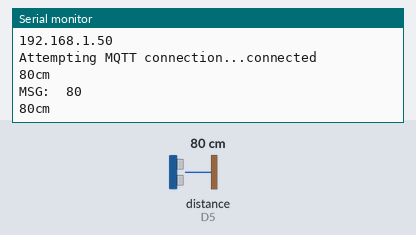
Bench run of a sketch on a simulated ESP8266 (NodeMCU). Parts: the last lines printed to the serial monitor. Wiring (inferred from the names in the program): ultrasonic range finder: trigger D8; echo D5. The test bench sets the inputs (shaded band); at power-on: distance to the obstacle (sensor on D5) 80 cm. The echo pulse lasts 58.3 µs per cm; WiFi joins after 1.5 s; servers stay silent unless stated; no MQTT or app messages arrive unless stated.

Above: at 2.7 s.
2.8 s: distance to the obstacle (sensor on D5) set to 2 cm
At 3.3 s:
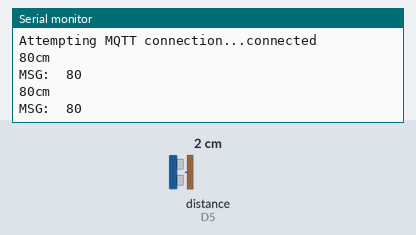
4.3 s: distance to the obstacle (sensor on D5) set to 4 cm
At 5.8 s:
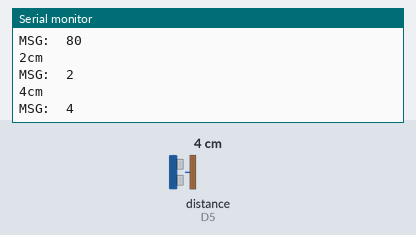
Timing chart, 0 to 7.3 s (numbered marks = the images above; inputs shaded):
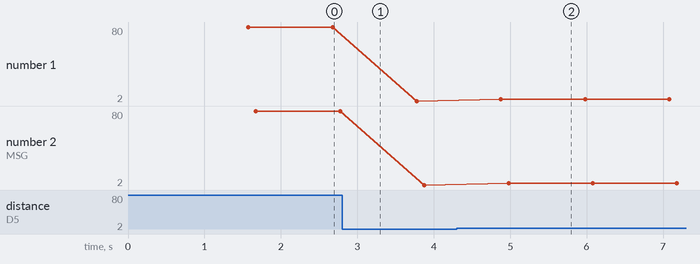

The sketch:

Lab_Ultra_Sender.ino
```cpp
#include <ESP8266WiFi.h>
#include <PubSubClient.h>
const int pingPin = D8; //trig
int inPin = D5; //echo

const char* ssid = "Apple TV";
const char* password = "APPLE_TV";
const char* mqtt_server = "m12.cloudmqtt.com";

char msg[50];

WiFiClient espClient;
PubSubClient client(espClient);

void setup() {
  Serial.begin(115200);
  setup_wifi();
  client.setServer(mqtt_server, 10250); //port ใน mqtt
  client.setCallback(callback);

}

void setup_wifi() {

  delay(10);
  // We start by connecting to a WiFi network
  Serial.println();
  Serial.print("Connecting to ");
  Serial.println(ssid);

  WiFi.begin(ssid, password);

  while (WiFi.status() != WL_CONNECTED) {
    delay(500);
    Serial.print(".");
  }
  Serial.println("");
  Serial.println("WiFi connected");
  Serial.println("IP address: ");
  Serial.println(WiFi.localIP());
}

void callback(char* topic, byte* payload, unsigned int length) {
  Serial.print("Message arrived [");
  Serial.print(topic);
  Serial.print("] ");
}

void reconnect() {
  // Loop until we're reconnected
  while (!client.connected()) {
    Serial.print("Attempting MQTT connection...");
    // Attempt to connect
    if (client.connect("Ultra", "wvottqye", "tr8fy-KkiXay")) { // topic,username,password
      Serial.println("connected");
      // Once connected, publish an announcement...
      client.publish("iot", "Start");
      // ... and resubscribe
      //client.subscribe("Node2");
      client.publish("/checkDistance", "Hi");
    } else {
      Serial.print("failed, rc=");
      Serial.print(client.state());
      Serial.println(" try again in 5 seconds");
      // Wait 5 seconds before retrying
      delay(5000);
    }
  }
}

void loop() {
  if (!client.connected()) {
    reconnect();
  }
  client.loop();

  char so[50];
  long duration, cm;

  pinMode(pingPin, OUTPUT);


  digitalWrite(pingPin, LOW);
  delayMicroseconds(2);
  digitalWrite(pingPin, HIGH);
  delayMicroseconds(5);
  digitalWrite(pingPin, LOW);
  pinMode(inPin, INPUT);
  duration = pulseIn(inPin, HIGH);

  cm = microsecondsToCentimeters(duration);

  Serial.print(cm);
  Serial.print("cm");
  Serial.println();
  delay(100);

  itoa(cm, so, 10);
  snprintf (msg, 75, so);
  client.publish("/checkDistance", msg);
  Serial.print("MSG:  ");
  Serial.println(msg);
  delay(1000);

}

long microsecondsToCentimeters(long microseconds)
{
  // The speed of sound is 340 m/s or 29 microseconds per centimeter.
  // The ping travels out and back, so to find the distance of the
  // object we take half of the distance travelled.
  return microseconds / 29 / 2;
}
```

Measured:
- after the input at 4.3 s, the serial monitor: prints a new line after 0.58 s (image 2)
- plotted number 1: 80 → 2 after the input at 2.8 s, 2 → 4 after the input at 4.3 s
- plotted number 2: 80 → 2 after the input at 2.8 s, 2 → 4 after the input at 4.3 s
